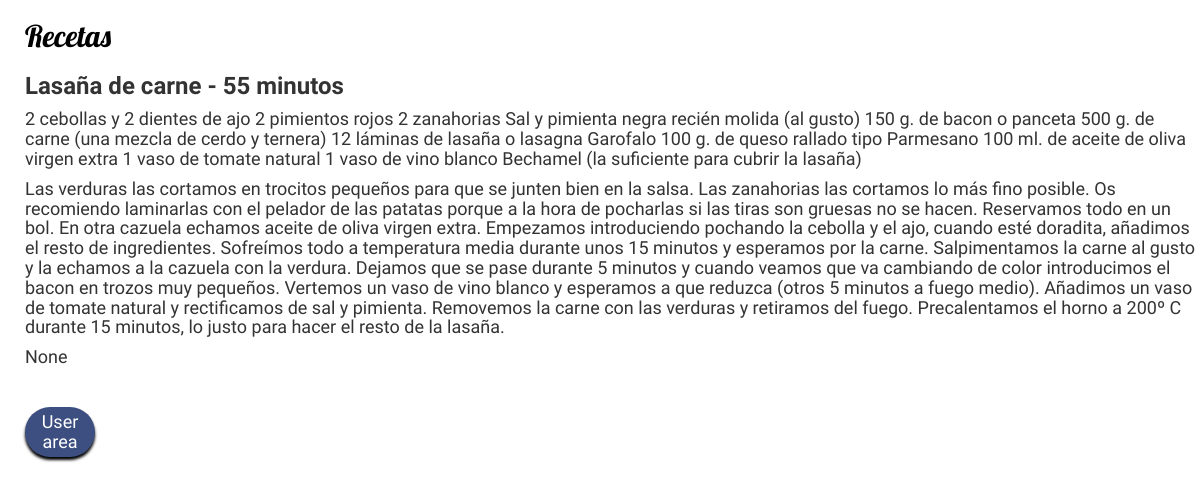
The page /verRecetas/19 on the database its author committed.
### RecipesAndFun/models.py (models this page shows, shortened)
class receta(models.Model):
    nombre_receta= models.CharField(max_length=100)
    ingredientes= models.TextField(help_text='Escribe los ingredientes')
    preparacion= models.TextField(help_text='Preparación y pasos a seguir')
    tiempo_preparacion= models.IntegerField(help_text='Minutos para realizar la receta',default=60)
    receta_privada = models.BooleanField(default=False)
    review= models.CharField(help_text='Espacio para comentarios', max_length=1000, null=True,blank=True)
    rating= models.IntegerField
    fecha_publicacion= models.DateTimeField(blank=True, null=True)
    autor= models.ForeignKey(User, on_delete=models.CASCADE)

### RecipesAndFun/views.py (the view)
class RecipeDetail(DetailView):
    model = receta
    template_name = 'verReceta.html'
    def get_context_data(self, **kwargs):
        context = super(RecipeDetail, self).get_context_data(**kwargs)
        return context

### templates/verReceta.html (shortened to what this page needs)
{% load static %}
<head>
    <link rel="stylesheet" href="//maxcdn.bootstrapcdn.com/bootstrap/3.2.0/css/bootstrap.min.css">
    <link rel="stylesheet" href="//maxcdn.bootstrapcdn.com/bootstrap/3.2.0/css/bootstrap-theme.min.css">
    <link rel="stylesheet" href="{% static 'css/recipesandfun.css' %}">
    <h2>Recetas</h2>
</head>
<body>
    <div>
        <h3>{{ receta.nombre_receta }} - {{ receta.tiempo_preparacion }} minutos</h3>
        <h4>{{ receta.ingredientes }}</h4>
        <h4>{{ receta.preparacion }}</h4>
        <h4>{{ receta.review }}</h4>
    </div>
<br>
    <h4><a href="/welcome"class="button">User area </a></h4>
</body>

### static/css/recipesandfun.css (style rules this page uses)
h1, h2 { color: #000000; font-family: 'Lobster'; }
h3 { font-family: 'Abel', sans-serif; font-weight: bold; }
h4,h5 { font-family: 'Abel', sans-serif; }
a { color: #3d4f80; }
.button { background: #3d4f80; display: inline-block; font-family: 'Abel', sans-serif; width: 70px; margin:0px; padding:5px 0px; text-align: center; color: #FFFFFF; box-shadow: 0px 3px 3px #000000; border-radius: 50px; }
body { padding-left: 25px; background: url("https://venngage-wordpress.s3.amazonaws.com/uploads/2018/11/15-Presentation-Background-Examples16.jpeg"); background-attachment: fixed; }

### rows shown on the page
receta: nombre_receta "Lasaña de carne", tiempo_preparacion "55", ingredientes "2 cebollas y 2 dientes de ajo 2 pimientos rojos 2 zanahorias Sal y pimienta negra recién molida (al gusto) 150 g. de bacon o panceta 500 g. de carne (una mezcla de cerdo y ternera) 12 láminas de lasaña o lasagna Garofalo 100 g. de queso rallado tipo Parmesano 100 ml. de aceite de oliva virgen extra 1 vaso de tomate natural 1 vaso de vino blanco Bechamel (la suficiente para cubrir la lasaña)", preparacion "Las verduras las cortamos en trocitos pequeños para que se junten bien en la salsa. Las zanahorias las cortamos lo más fino posible. Os recomiendo laminarlas con el pelador de las patatas porque a la hora de pocharlas si las tiras son gruesas no se hacen. Reservamos todo en un bol. En otra cazuela echamos aceite de oliva virgen extra. Empezamos introduciendo pochando la cebolla y el ajo, cuando esté doradita, añadimos el resto de ingredientes. Sofreímos todo a temperatura media durante unos 15 minutos y esperamos por la carne. Salpimentamos la carne al gusto y la echamos a la cazuela con la verdura. Dejamos que se pase durante 5 minutos y cuando veamos que va cambiando de color introducimos…", review "None"
